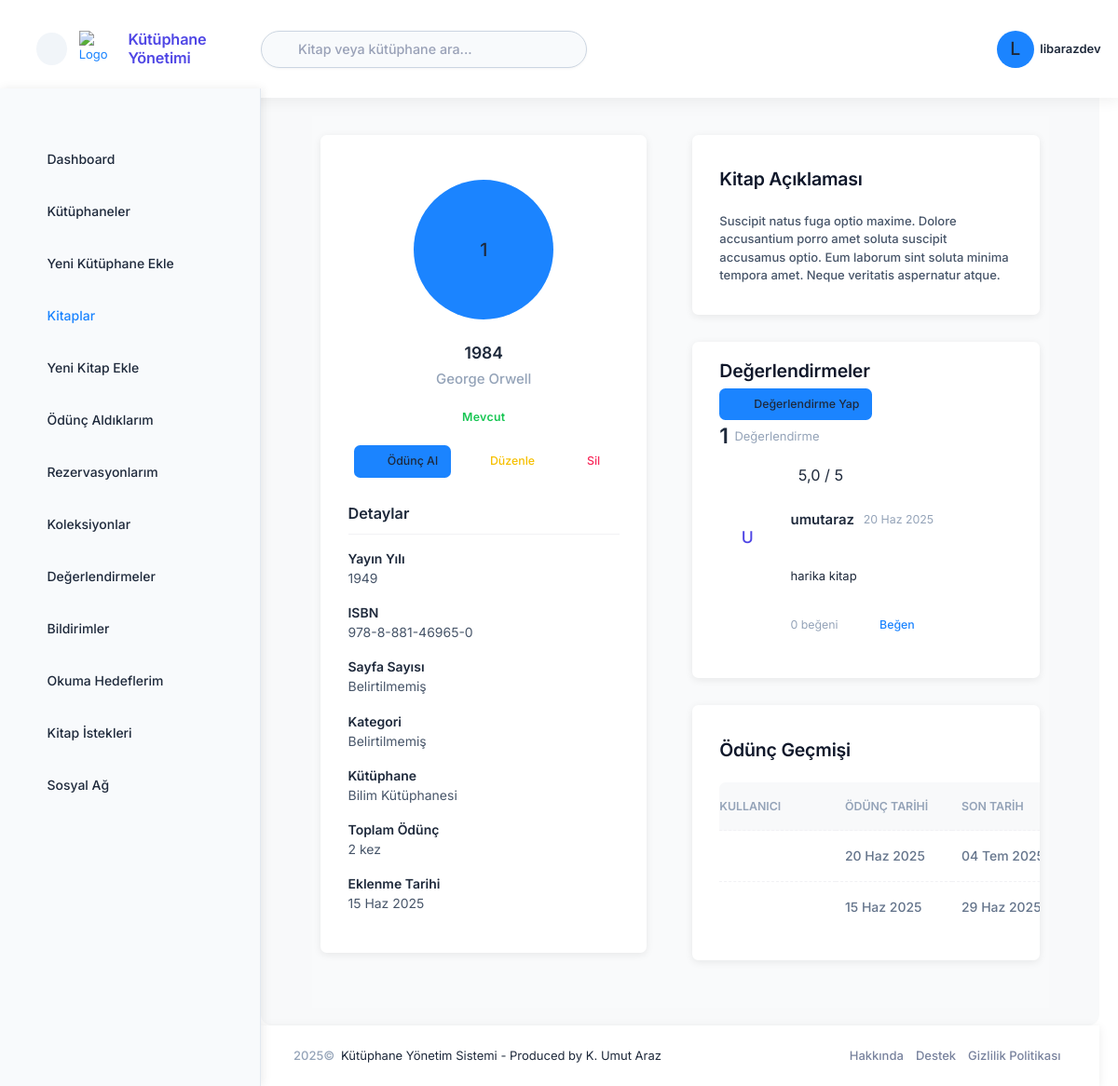
/books/28/ (signed in), run on an earlier commit of the app's database.
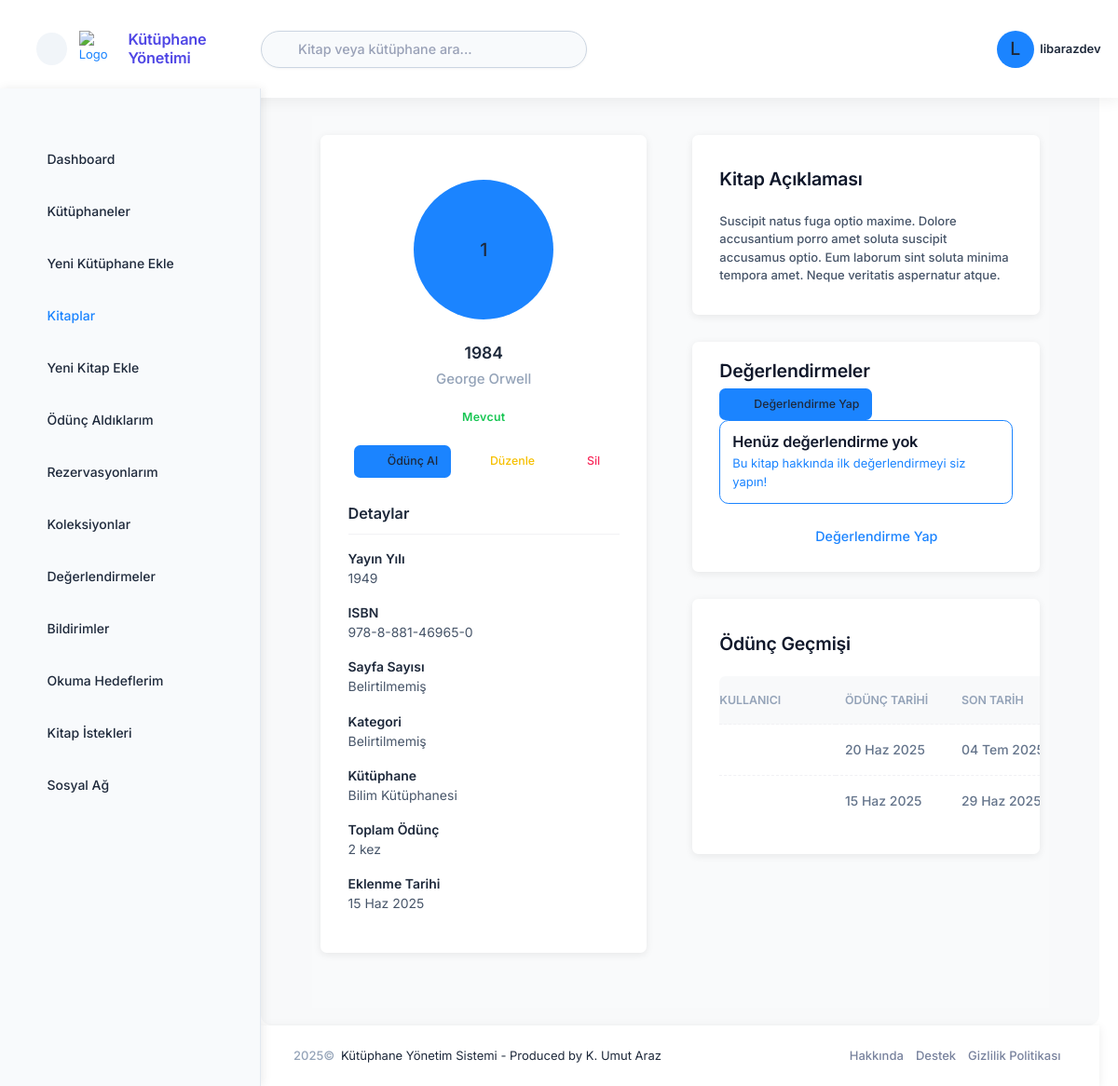
And on a later commit of the database.
### books/models_review.py (models this page shows, shortened)
class BookReview(models.Model):
    book = models.ForeignKey(Book, verbose_name='Kitap', on_delete=models.CASCADE, related_name='reviews')
    user = models.ForeignKey(settings.AUTH_USER_MODEL, verbose_name='Kullanıcı', on_delete=models.CASCADE, related_name='book_reviews')
    rating = models.PositiveSmallIntegerField(
        'Değerlendirme',
        validators=[MinValueValidator(1), MaxValueValidator(5)],
        help_text='1-5 arası değerlendirme puanı'
    )
    review_text = models.TextField('Yorum', blank=True, null=True)
    created_at = models.DateTimeField('Oluşturulma Tarihi', default=timezone.now)
    updated_at = models.DateTimeField('Güncellenme Tarihi', auto_now=True)
    is_public = models.BooleanField('Herkese Açık', default=True)
    class Meta:
        ordering = ['-created_at']
        verbose_name = 'Kitap Değerlendirmesi'
        verbose_name_plural = 'Kitap Değerlendirmeleri'
        unique_together = ['book', 'user']

### accounts/models.py (models this page shows, shortened)
class User(AbstractUser):
    USER_TYPE_CHOICES = (
        ('super_admin', 'Süper Yönetici'),
        ('library_admin', 'Kütüphane Yöneticisi'),
        ('reader', 'Okuyucu'),
    )
    user_type = models.CharField(
        'Kullanıcı Tipi',
        max_length=20,
        choices=USER_TYPE_CHOICES,
        default='reader',
        help_text='Kullanıcı hesabının tipini belirler.',
    )
    profile_picture = models.ImageField('Profil Resmi', upload_to='profile_pictures/', null=True, blank=True)
    phone_number = models.CharField('Telefon Numarası', max_length=20, blank=True, null=True)
    address = models.TextField('Adres', blank=True, null=True)
    class Meta:
        verbose_name = 'kullanıcı'
        verbose_name_plural = 'kullanıcılar'
    @property
    def is_super_admin(self):
        return self.user_type == 'super_admin'
    @property
    def is_library_admin(self):
        return self.user_type == 'library_admin'

### loans/models.py (models this page shows, shortened)
class Loan(models.Model):
    STATUS_CHOICES = (
        ('active', 'Aktif'),
        ('returned', 'İade Edildi'),
        ('overdue', 'Gecikmiş'),
    )
    book = models.ForeignKey('books.Book', verbose_name='Kitap', on_delete=models.CASCADE, related_name='loans')
    borrower = models.ForeignKey(settings.AUTH_USER_MODEL, verbose_name='Ödünç Alan', on_delete=models.CASCADE, related_name='borrowed_books')
    loaned_by = models.ForeignKey(settings.AUTH_USER_MODEL, verbose_name='Ödünç Veren', on_delete=models.CASCADE, related_name='managed_loans')
    loan_date = models.DateTimeField('Ödünç Verme Tarihi', default=timezone.now)
    due_date = models.DateTimeField('İade Tarihi')
    return_date = models.DateTimeField('Gerçek İade Tarihi', blank=True, null=True)
    status = models.CharField('Durum', max_length=10, choices=STATUS_CHOICES, default='active')
    notes = models.TextField('Notlar', blank=True, null=True)
    class Meta:
        ordering = ['-loan_date']
        verbose_name = 'Ödünç Verme'
        verbose_name_plural = 'Ödünç Vermeler'
    @property
    def status_color(self):
        color_map = {
            'active': 'primary',
            'returned': 'success',
            'overdue': 'danger'
        }
        return color_map.get(self.status, 'primary')

### books/views.py (the view)
# urls.py: path('<int:book_id>/', views.book_detail, name='detail'),
@login_required
@check_account_activation
def book_detail(request, book_id):
    book = get_object_or_404(Book, id=book_id)
    context = {
        'active_menu': 'books',
        'book': book
    }
    return render(request, 'books/book_detail.html', context)

### books/models.py (called while the page is built)
    @property
    def status_color(self):
        color_map = {
            'available': 'success',
            'borrowed': 'warning',
            'reserved': 'primary',
            'maintenance': 'danger'
        }
        return color_map.get(self.status, 'primary')

    @property
    def loan_count(self):
        return self.loans.count()

### library_management/context_processors.py (called while the page is built)
def user(request):
    if request.path.startswith('/admin/'):
        return {}
    if hasattr(request, 'user') and request.user.is_authenticated:
        return {}  # Don't add anything, Django's auth context processor handles this
    return {'user': DummyUser()}

### templates/books/book_detail.html (shortened to what the changed rows need)
{% extends 'layouts/base.html' %}
{% load static %}
{% block content %}
<div class="content d-flex flex-column flex-column-fluid" id="kt_content">
    <div class="post d-flex flex-column-fluid" id="kt_post">
        <div id="kt_content_container" class="container-xxl">
            <div class="d-flex flex-column flex-xl-row">
                <div class="flex-lg-row-fluid ms-lg-15">
                    <div class="card pt-4 mb-6 mb-xl-9">
                        <div class="card-header border-0">
                            <div class="card-title">
                                <h2>Kitap Açıklaması</h2>
                            </div>
                        </div>
                    </div>
                    <div class="card pt-4 mb-6 mb-xl-9">
                        <div class="card-header border-0 d-flex justify-content-between align-items-center">
                            <div class="card-title">
                                <h2>Değerlendirmeler</h2>
                            </div>
                        </div>
                        <div class="card-body pt-0 pb-5">
                            {% if book.reviews.all %}
                                <div class="review-summary mb-7">
                                    {% with reviews=book.reviews.all %}
                                    <div class="d-flex align-items-center mb-3">
                                        <div class="fs-1 fw-bold me-2">
                                            {{ reviews|length }}
                                        </div>
                                        <div class="text-muted">Değerlendirme</div>
                                    </div>
                                    <div class="review-stars fs-2">
                                        {% with avg_rating=reviews|dictsort:"rating"|last %}
                                        {% for i in "12345"|make_list %}
                                            {% if forloop.counter <= avg_rating.rating %}
                                                <i class="ki-outline ki-star text-warning"></i>
                                            {% else %}
                                                <i class="ki-outline ki-star text-muted"></i>
                                            {% endif %}
                                        {% endfor %}
                                        <span class="fs-4 ms-2">{{ avg_rating.rating|floatformat:1 }} / 5</span>
                                        {% endwith %}
                                    </div>
                                    {% endwith %}
                                </div>
                                {% for review in book.reviews.all %}
                                    <div class="d-flex mb-7">
                                        <div class="symbol symbol-60px me-5">
                                            {% if review.user.profile_picture %}
                                                <img src="{{ review.user.profile_picture.url }}" class="symbol-label" alt="{{ review.user.username }}">
                                            {% else %}
                                                <div class="symbol-label fs-3 bg-light-primary text-primary">{{ review.user.username|first|upper }}</div>
                                            {% endif %}
                                        </div>
                                        <div class="d-flex flex-column flex-grow-1">
                                            <div class="d-flex align-items-center mb-2">
                                                <a href="#" class="text-gray-900 text-hover-primary fs-5 fw-bold me-3">{{ review.user.get_full_name|default:review.user.username }}</a>
                                                <span class="text-muted fs-7">{{ review.created_at|date:"d M Y" }}</span>
                                            </div>
                                            <div class="review-stars mb-2">
                                                {% for i in "12345"|make_list %}
                                                    {% if forloop.counter <= review.rating %}
                                                        <i class="ki-outline ki-star text-warning"></i>
                                                    {% else %}
                                                        <i class="ki-outline ki-star text-muted"></i>
                                                    {% endif %}
                                                {% endfor %}
                                            </div>
                                            <p class="text-gray-800 fs-6 fw-normal mb-2">{{ review.review_text|linebreaks }}</p>
                                            <div class="d-flex align-items-center">
                                                <span class="text-muted fs-7 me-3">{{ review.likes.count }} beğeni</span>
                                                {% if user != review.user %}
                                                    <form action="{% url 'books:review_like' review.id %}" method="post" class="d-inline">
                                                        <button type="submit" class="btn btn-sm btn-light-primary">
                                                            <i class="ki-outline ki-heart fs-7"></i> Beğen
                                                        </button>
                                                    </form>
                                                {% endif %}
                                            </div>
                                        </div>
                                    </div>
                                {% endfor %}
                            {% else %}
                                <div class="alert alert-primary">
                                    <div class="d-flex flex-column">
                                        <h4 class="mb-1 text-dark">Henüz değerlendirme yok</h4>
                                        <span>Bu kitap hakkında ilk değerlendirmeyi siz yapın!</span>
                                    </div>
                                </div>
                                <div class="text-center">
                                    <a href="{% url 'books:review_create' book.id %}" class="btn btn-light-primary">
                                        <i class="ki-outline ki-star fs-2"></i>Değerlendirme Yap
                                    </a>
                                </div>
                            {% endif %}
                        </div>
                    </div>
                    <div class="card pt-4 mb-6 mb-xl-9">
                        <div class="card-header border-0">
                            <div class="card-title">
                                <h2>Ödünç Geçmişi</h2>
                            </div>
                        </div>
                        <div class="card-body pt-0 pb-5">
                            <table class="table align-middle table-row-dashed fs-6 gy-5" id="kt_book_loans_table">
                                <thead>
                                    <tr class="text-start text-muted fw-bold fs-7 text-uppercase gs-0">
                                        <th class="min-w-125px">Kullanıcı</th>
                                        <th class="min-w-125px">Ödünç Tarihi</th>
                                        <th class="min-w-125px">Son Tarih</th>
                                    </tr>
                                </thead>
                                <tbody class="text-gray-600 fw-semibold">
                                    {% for loan in book.loans.all %}
                                    <tr>
                                        <td>{{ loan.user.get_full_name }}</td>
                                        <td>{{ loan.loan_date|date:"d M Y" }}</td>
                                        <td>{{ loan.due_date|date:"d M Y" }}</td>
                                    </tr>
                                    {% empty %}
                                    <tr>
                                        <td colspan="5" class="text-center">Bu kitap henüz ödünç alınmamış.</td>
                                    </tr>
                                    {% endfor %}
                                </tbody>
                            </table>
                        </div>
                    </div>
                </div>
            </div>
        </div>
    </div>
</div>
{% endblock %}

What changed in the data, as far as the page shows it:
removed BookReview: rating "5,0", user.username|first "U", user.get_full_name "umutaraz", created_at "20 Haz 2025", review_text "harika kitap", likes.count "0", shows "Beğen"
Also different on the page:
{{ reviews|length }}: "1" → (not shown)
text no longer shown: "Değerlendirme / 5"
text now shown: "Henüz değerlendirme yok Bu kitap hakkında ilk değerlendirmeyi siz yapın! Değerlendirme Yap"
